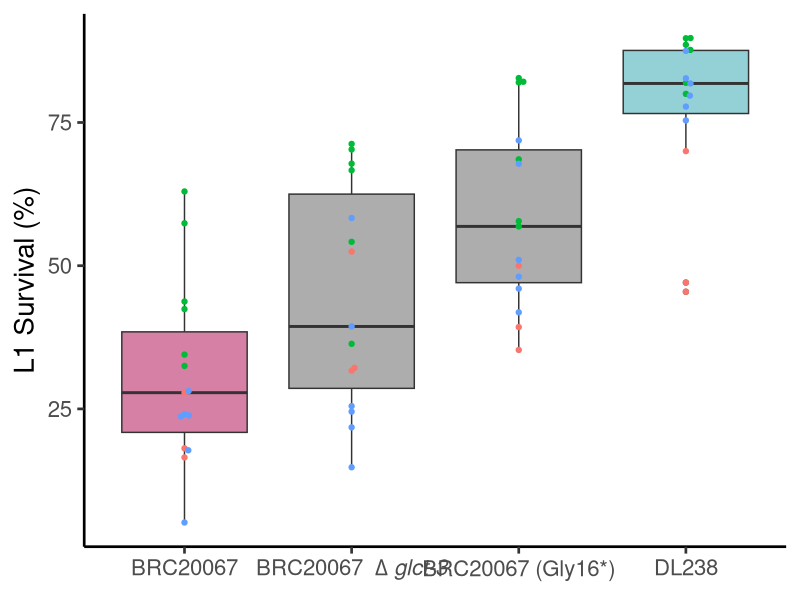
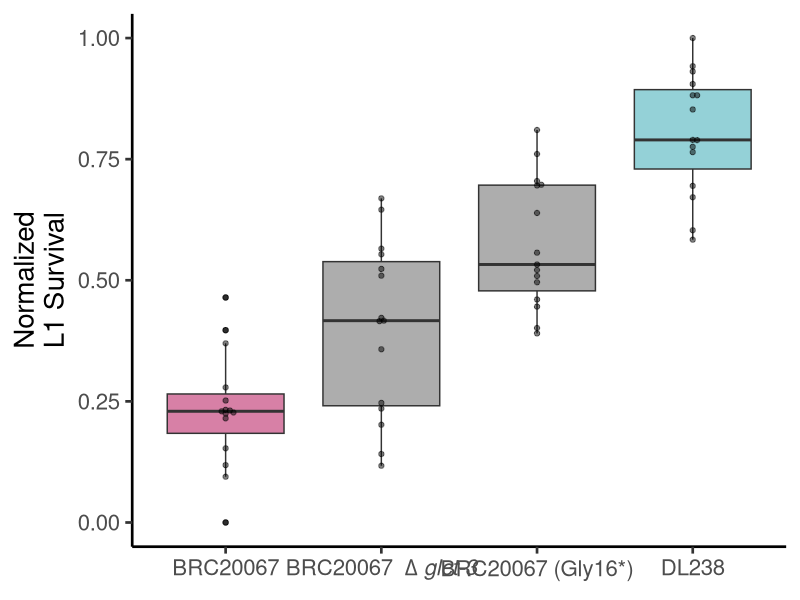
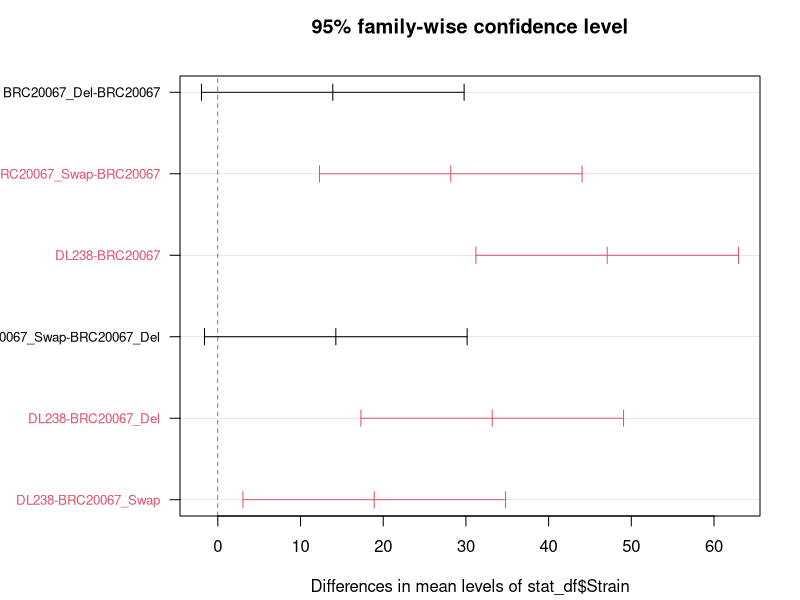
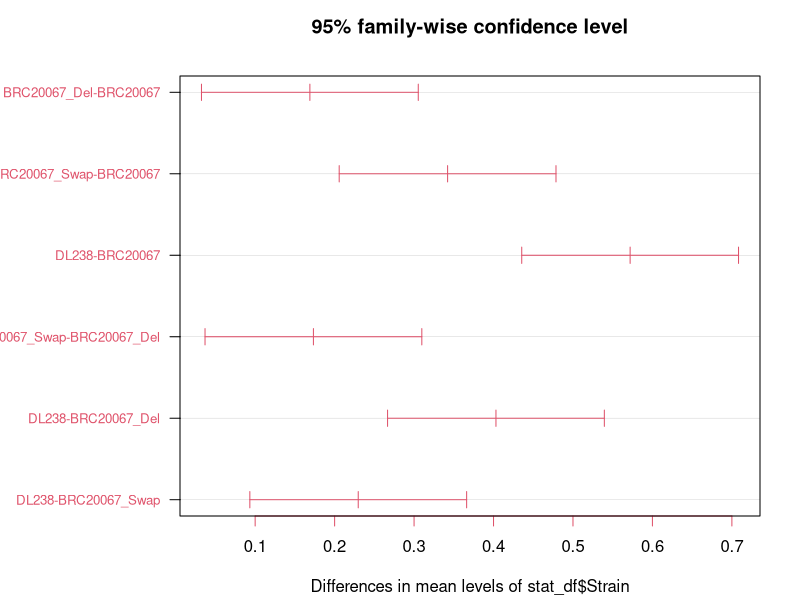
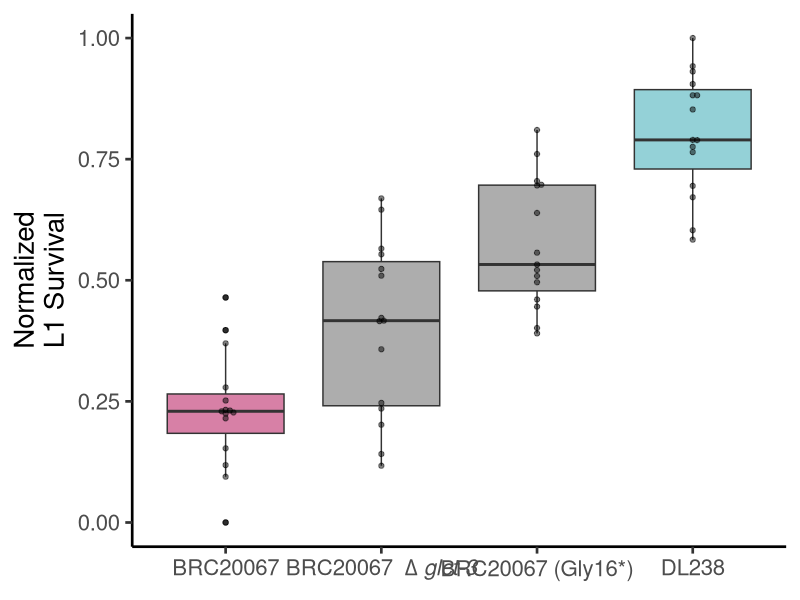
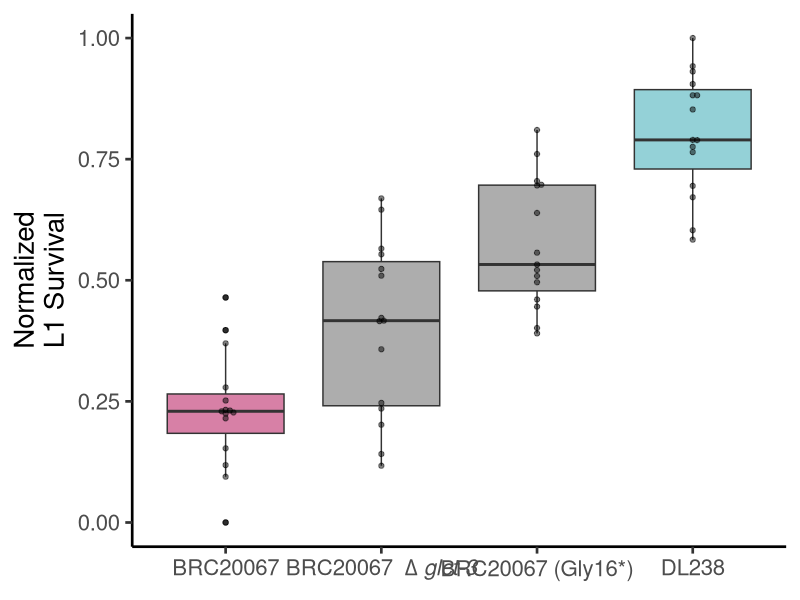
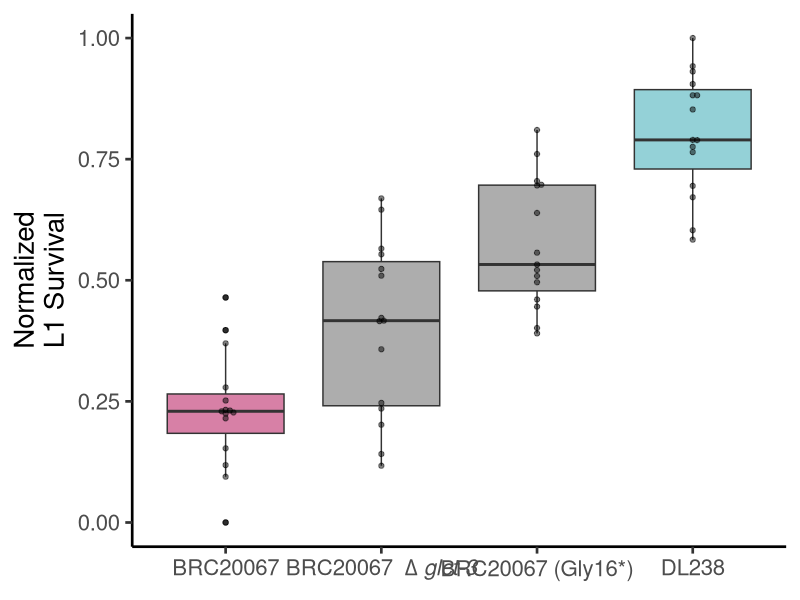

The R script that drew these images, in order:
library(tidyverse)

try(setwd(dirname(rstudioapi::getActiveDocumentContext()$path)))
setwd("..")

phen <- data.table::fread("Data/glct_causality/glct_deletion_expt_full.csv")

phen %>%
  ggplot()+
  aes(x = Strain, y = Survival, fill = Strain)+
  geom_boxplot(alpha = 0.8)+
  scale_fill_manual(values=c("hotpink3","gray60","gray60","cadetblue3"))+
  scale_x_discrete(labels=c("BRC20067" = "BRC20067", 
                            "DL238" = "DL238", 
                            "BRC20067_Del" = expression("BRC20067 "~ Delta~italic("glct-3")),
                            "BRC20067_Swap" = "BRC20067 (Gly16*)"))+
  ggbeeswarm::geom_beeswarm(cex = 0.7, priority = "density", aes(color = Day))+
  theme_classic(20)+
  labs(y = "L1 Survival (%)") +
  # ylim(0,100)+
  theme(axis.title.x = element_blank(), legend.position = "none")


reg_pheno <- phen %>%
  dplyr::do(broom::augment(lm(Survival ~ Day, data =.)))%>%
  dplyr::select(-Survival) %>%
  dplyr::rename(Survival = .resid) %>%
  dplyr::mutate(Strain = phen$Strain) %>%
  dplyr::select(Strain, Survival) %>%
  dplyr::ungroup() %>%
  dplyr::arrange(Survival) %>%
  dplyr::mutate(norm_pheno_temp = ifelse(Survival == min(Survival), 0, 1))%>%
  dplyr::mutate(delta_pheno = ifelse(norm_pheno_temp == 0, 0, abs(dplyr::lag(Survival) - Survival)))%>%
  dplyr::mutate(norm_pheno = cumsum(delta_pheno)) %>%
  dplyr::mutate(final_pheno = norm_pheno/max(norm_pheno)) %>%
  dplyr::select(-Survival) %>%
  dplyr::rename(Survival = final_pheno)
  
reg_pheno%>%
  ggplot()+
  aes(x = Strain, y = Survival, fill = Strain)+
  geom_boxplot(alpha = 0.8)+
  scale_fill_manual(values=c("hotpink3","gray60","gray60","cadetblue3"))+
  scale_x_discrete(labels=c("BRC20067" = "BRC20067", 
                            "DL238" = "DL238", 
                            "BRC20067_Del" = expression("BRC20067 "~ Delta~italic("glct-3")),
                            "BRC20067_Swap" = "BRC20067 (Gly16*)"))+
  ggbeeswarm::geom_beeswarm(cex = 0.7, priority = "density", alpha = 0.5)+
  theme_classic(20)+
  labs(y = "Normalized\nL1 Survival") +
  # ylim(0,100)+
  theme(axis.title.x = element_blank(), legend.position = "none")


ggsave("Plots/Crispr_pheno.pdf", height = 4, width = 10)
ggsave("Plots/Crispr_pheno.png", height = 4, width = 10, dpi = 300)
ggsave("Plots/Crispr_pheno.svg", height = 4, width = 10)

run_TukeyHSD <- function(df){
  stat_df <- df %>%
    dplyr::select(Strain, phenotype=Survival)
  
  aov_res <- aov(stat_df$phenotype ~ stat_df$Strain)
  summary(aov_res)
  tuk <- TukeyHSD(aov_res)
  
  psig=as.numeric(apply(tuk$`stat_df$Strain`[,2:3],1,prod)>=0)+1
  op=par(mar=c(4.2,9,3.8,2))
  plot(tuk,col=psig,yaxt="n")
  for (j in 1:length(psig)){
    axis(2,at=j,labels=rownames(tuk$`stat_df$Strain`)[length(psig)-j+1],
         las=1,cex.axis=.8,col.axis=psig[length(psig)-j+1])
  }
  par(op)
  
  pwtuk <- TukeyHSD(aov_res)
  
  return(pwtuk)
}
run_TukeyHSD(phen)

run_TukeyHSD(reg_pheno)
